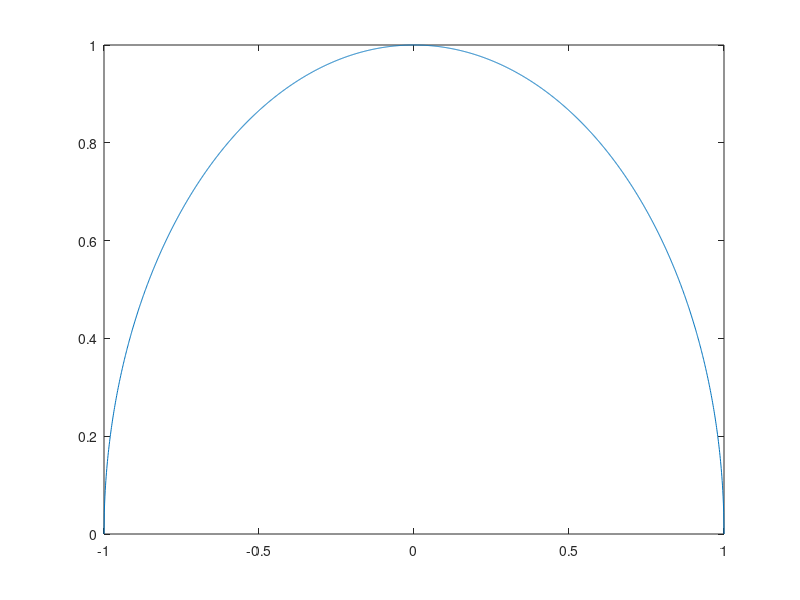

Write MATLAB code to recreate this figure. (Note: this script raises an error after producing the figure.)
function numerical_integration()
close all

%%%%Solve for pi
xplot = -1:0.001:1;
yplot = f(xplot);
figure()
plot(xplot,yplot)

%%%Use Reimman Sum
Ir = 0;
dx = 0.01;
for x = -1:dx:1
    Ir = Ir + f(x)*dx;
%    if f(x) > 0
%       rectangle('Position',[x 0 dx f(x)])
%   end
%   drawnow
%   pause
end
est_pi_R = Ir*4

%%%Use Trapezoidal Rule
It = 0;
for x = -1:dx:(1-dx)
    It = It + 0.5*(f(x)+f(x+dx))*dx;
    xtrapezoid = [x x+dx x+dx x];
    ytrapezoid = [0 0    f(x+dx) f(x)];
    patch(xtrapezoid,ytrapezoid,'r-')
    drawnow
    pause
end
est_pi_T = It*4



function y = f(x)

y = sqrt(1-x.^2);
